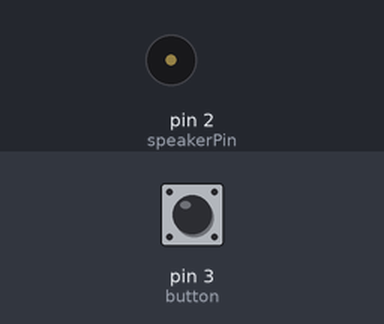
A sketch run on a simulated Arduino Uno, built with avr-gcc and run on an emulated ATmega328P. Parts: buzzer (waves = sounding). The test bench sets the inputs (shaded band); at power-on: pin 3 (button) LOW.

Above: at 1.2 s.
1.3 s: pin 3 (button) pulled HIGH for 3.2 s
At 2.1 s:
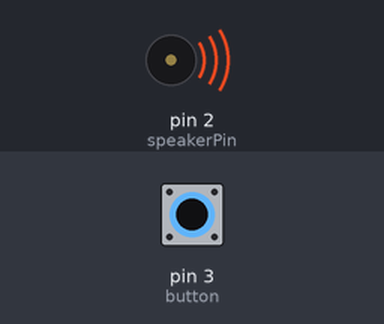
Timing chart, 0 to 5.8 s (numbered marks = the images above; inputs shaded):
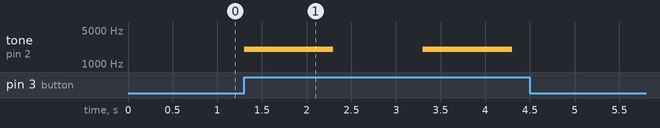

Measured:
- after the input at 1.3 s, tone on pin 2 (speakerPin): alternates 2000 Hz for 1.0 s and silent for 1.0 s, 4 changes in all, then stays silent, starting at once

The sketch:

Make_a_simple_sound.ino
```cpp
/*
 피에조 스피커에 톤(고정 주파수) 소리 출력하기
*/
int speakerPin = 2;  // 스피커에 연결된 핀을 2번으로 설정
int button = 3;  // 버튼에 연결된 핀을 3번으로 설정
int buttonState = 0; // 버튼 핀의 상태를 저장하기 위함

void setup() {
pinMode(speakerPin, OUTPUT);  // 스피커 핀을 출력으로 설정
pinMode(button, INPUT);  // 버튼 핀을 입력으로 설정
}

void loop() {
buttonState = digitalRead(button); // 버턴이 눌려졌는지를 읽음
  if(buttonState == HIGH) {  // 조건; 버턴의 상태가 High 이면
  tone(speakerPin, 2000, 1000); // 스피커에 2000hz의 음을 1초 동안 내기
  delay(2000);
 }
   else {    // 버튼의 상태가 High가 아니면
   noTone(speakerPin); // 스피커 핀의 출력을 하지 않습니다.
}
}
```
